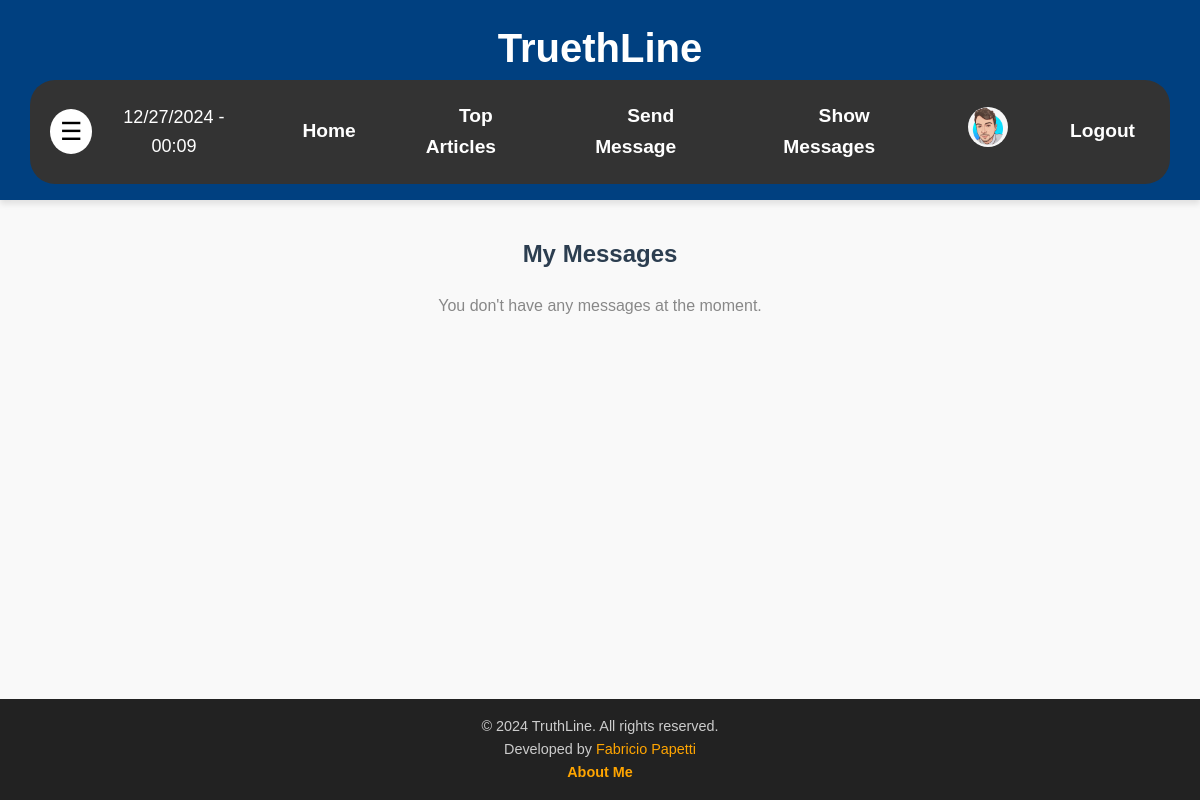
Before: /messaging/inbox/ (signed in) with the older database file.
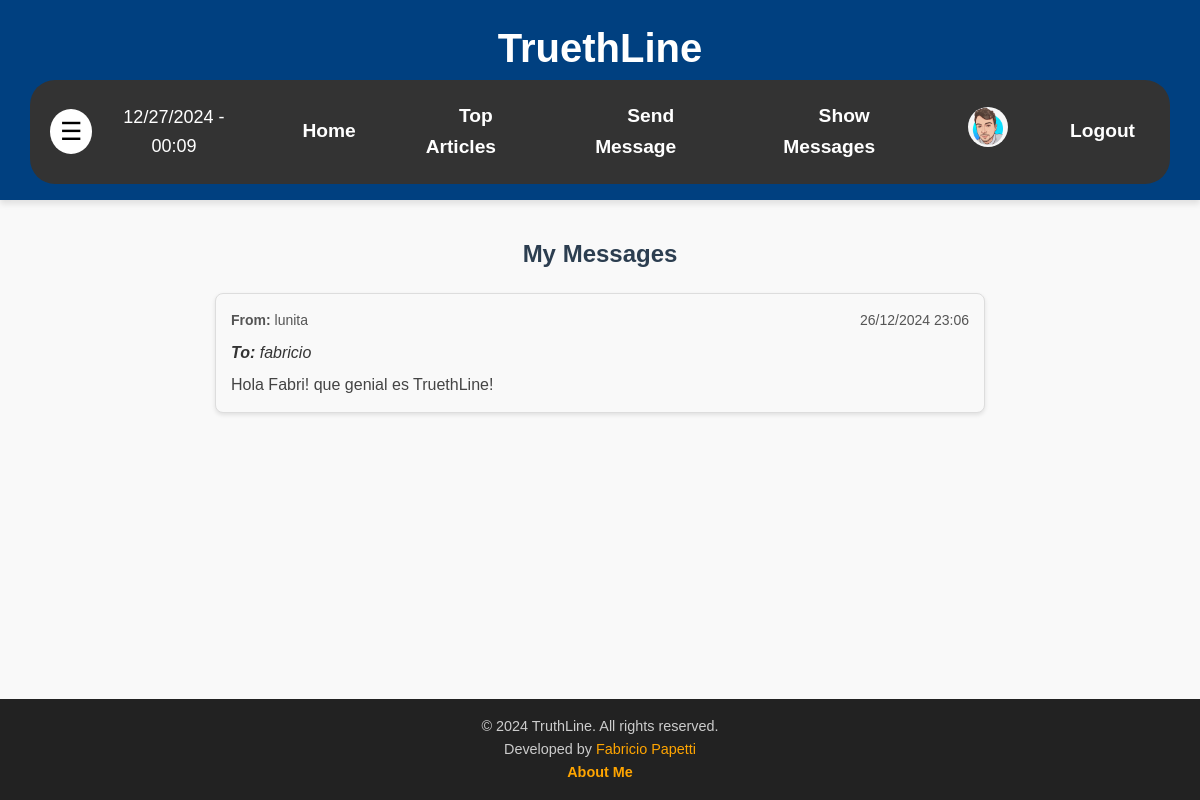
After: the same page with the newer database file.
### messaging/models.py (models this page shows, shortened)
class Message(models.Model):
    sender = models.ForeignKey(User, related_name="sender", on_delete=models.CASCADE)
    receiver = models.ForeignKey(User, related_name="receiver", on_delete=models.CASCADE)
    content = models.TextField()
    shipping_date = models.DateTimeField(auto_now_add=True)

### messaging/views.py (the view)
# urls.py: path("inbox/", show_messages, name="show_messages"),
@login_required(login_url="login")
def show_messages(request):
    messages = Message.objects.filter(receiver=request.user).order_by("-shipping_date")
    return render(request, "messaging/show_messages.html", {
        "messages": messages,
    })

### messaging/templates/messaging/show_messages.html (shortened to what this page needs)
{% extends 'homepage/base.html' %}
{% block content %}
<div class="message-container">
    <h2 class="message-title">My Messages</h2>
    {% if messages %}
        <div class="message-list">
            {% for message in messages %}
                <div class="message-card">
                    <div class="message-header">
                        <span class="message-sender"><strong>From:</strong> {{ message.sender }}</span>
                        <span class="message-date">{{ message.shipping_date|date:"d/m/Y H:i" }}</span>
                    </div>
                    <div class="message-body">
                        <p class="message-receiver"><strong>To:</strong> {{ message.receiver }}</p>
                        <p class="message-content">{{ message.content }}</p>
                    </div>
                </div>
            {% endfor %}
        </div>
    {% else %}
        <div class="no-messages">
            <p>You don't have any messages at the moment.</p>
        </div>
    {% endif %}
</div>
{% endblock content %}

Changed rows visible on the page:
added Message: sender "lunita", shipping_date "26/12/2024 23:06", receiver "fabricio", content "Hola Fabri! que genial es TruethLine!"
Other visible differences:
text no longer shown: "You don't have any messages at the moment."
